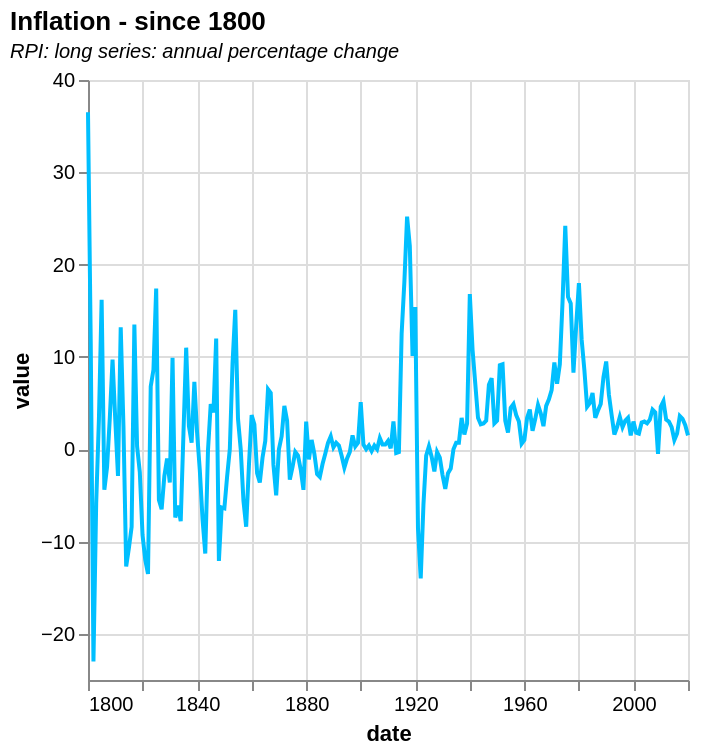

Write a Vega-Lite specification for this figure.
### Vega-Lite specification from a JSON file in a GitHub repository (floating-point values rounded to 4 significant figures; data arrays with more than 128 entries replaced by an {"elided": "..."} marker saying what was removed)
{"$schema": "https://vega.github.io/schema/vega-lite/v5.json", "title": {"text": "Inflation - since 1800", "subtitle": "RPI: long series: annual percentage change ", "subtitleFontStyle": "italic", "subtitleFontSize": 10, "anchor": "start", "color": "black"}, "width": 300, "height": 300, "data": {"values": {"elided": "221 records"}, "format": {"parse": {"date": "date"}}}, "mark": {"type": "line", "color": "#00BFFF", "strokeWidth": 2, "opacity": 1}, "encoding": {"x": {"field": "date", "type": "temporal"}, "y": {"field": "value", "type": "quantitative", "scale": {}}}}
